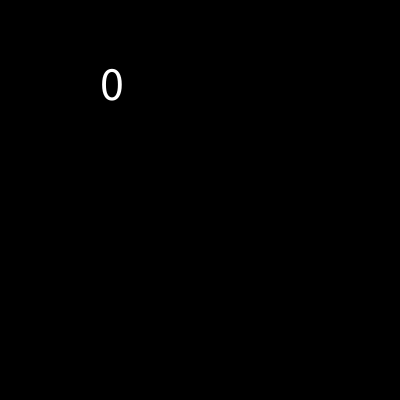
Frame 1 (no input)
Frame 60 (the mouse pressed at the canvas centre just before this capture): identical to frame 1, image omitted
Frame 120 (the mouse held since frame 60 and released just before this capture): identical to frame 1, image omitted

The Processing sketch that drew this single still picture (run headless with seeded random() and noise(); from frame 60 on, the mouse is pressed at the canvas centre):

// Processing sketch: array_of_ints
// ── array_of_ints.pde
//int [] integers = new int [3];
int [] integers = {0, 1, 2};

void setup() {
 
 size(400, 400);

 integers[0] = 0;
 integers[1] = 1;
 integers[2] = 2; 
  
}

void draw() {
 background(0);
 textSize(48); 
 text(integers[0], 100, 100); 
}
